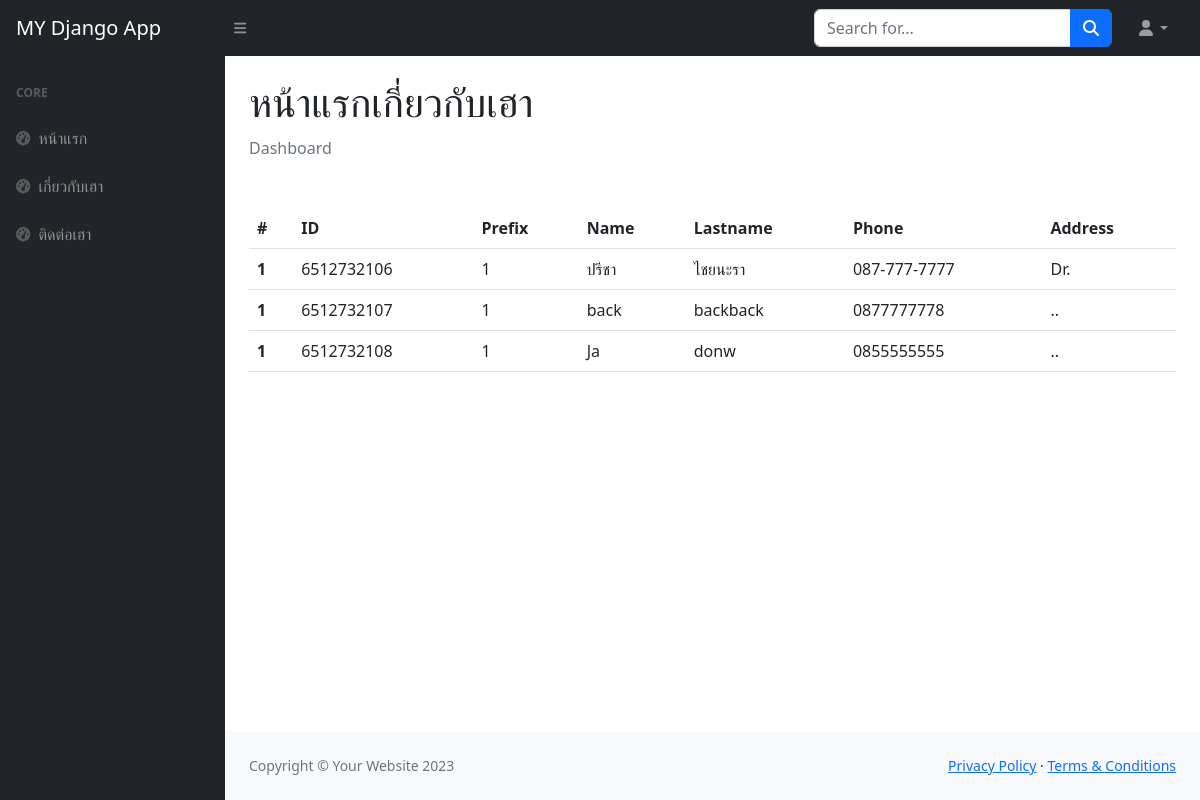
Before: / with the older database file.
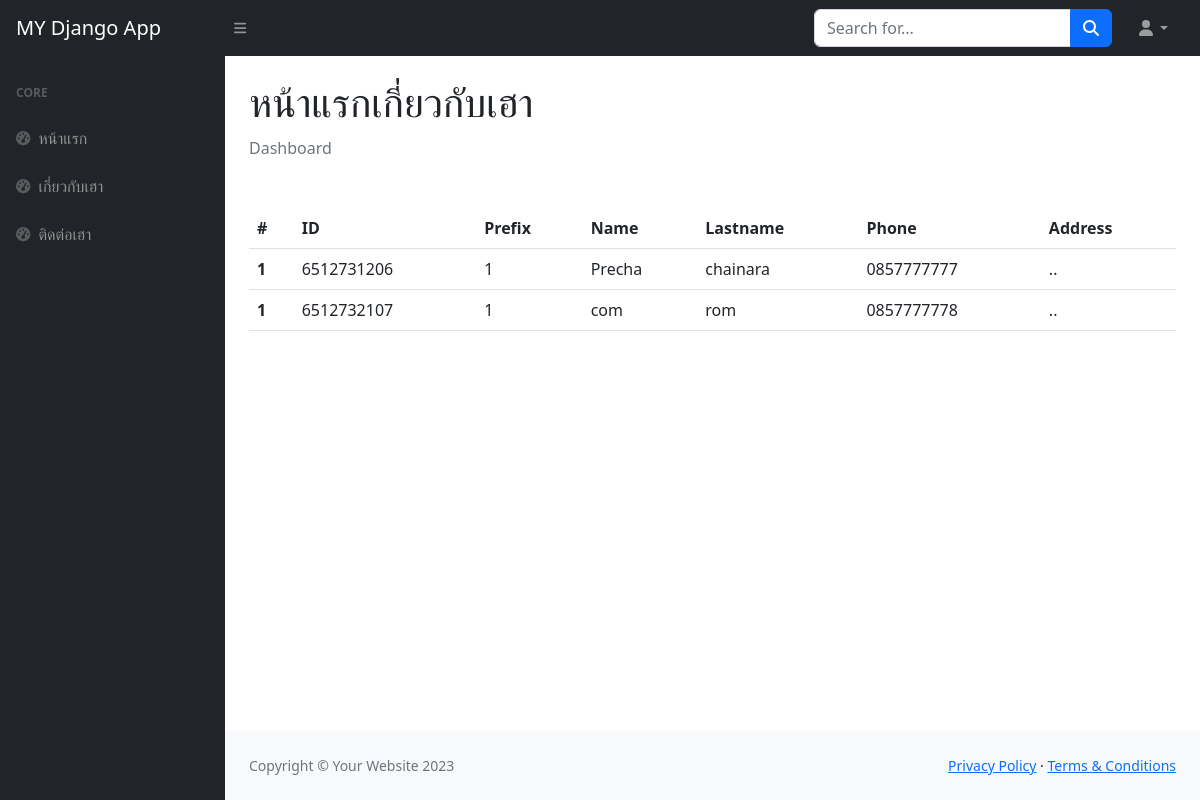
After: the same page with the newer database file.
### webpage/models.py (models this page shows, shortened)
class Student(models.Model):
    std_id = models.IntegerField()
    prefix = models.IntegerField(choices=prefix_choices, default=1)
    name = models.CharField(max_length=255)
    lastname = models.CharField(max_length=255)
    phone = models.CharField(max_length=15)
    address = models.TextField()
    major = models.ForeignKey(Major, on_delete=models.CASCADE, default=1)

### webpage/views.py (the view)
# urls.py: 2. Add a URL to urlpatterns:  path('', views.home, name='home')
def home(request):
    context = {}
    students = models.Student.objects.all().order_by("id")
    context ['students'] = students
    return render (request,'index.html',context)

### templates/index.html (shortened to what this page needs)
{% extends 'base.html' %}
{% block title %} หน้าแรกเกี่ยวกับเฮา {% endblock title %}
{% block content %}
<table class="table">
    <thead>
      <tr>
        <th scope="col">#</th>
        <th scope="col">ID</th>
        <th scope="col">Prefix</th>
        <th scope="col">Name</th>
        <th scope="col">Lastname</th>
        <th scope="col">Phone</th>
        <th scope="col">Address</th>
      </tr>
    </thead>
    <tbody>
      {% for student in students  %}
      <tr>
        <th scope="row">1</th>
        <td>{{ student.std_id }}</td>
        <td>{{ student.prefix }}</td>
        <td>{{ student.name }}</td>
        <td>{{ student.lastname }}</td>
        <td>{{ student.phone }}</td>
        <td>{{ student.address }}</td>
      </tr>
      {% endfor %}
    </tbody>
  </table>
 {% endblock content %}

### templates/base.html (shortened to what this page needs)
{%load static%}
<!DOCTYPE html>
<html lang="en">
    <head>
        <link href="https://cdn.jsdelivr.net/npm/simple-datatables@7.1.2/dist/style.min.css" rel="stylesheet" />
        <link href="{% static 'css/styles.css' %}" rel="stylesheet" />
    </head>
    <body class="sb-nav-fixed">
        <nav class="sb-topnav navbar navbar-expand navbar-dark bg-dark">
            <a class="navbar-brand ps-3" href="{% url 'home' %}">MY Django App</a>
            <button class="btn btn-link btn-sm order-1 order-lg-0 me-4 me-lg-0" id="sidebarToggle" href="#!"><i class="fas fa-bars"></i></button>
            <form class="d-none d-md-inline-block form-inline ms-auto me-0 me-md-3 my-2 my-md-0">
                <div class="input-group">
                    <input class="form-control" type="text" placeholder="Search for..." aria-label="Search for..." aria-describedby="btnNavbarSearch" />
                    <button class="btn btn-primary" id="btnNavbarSearch" type="button"><i class="fas fa-search"></i></button>
                </div>
            </form>
            <ul class="navbar-nav ms-auto ms-md-0 me-3 me-lg-4">
                <li class="nav-item dropdown">
                    <a class="nav-link dropdown-toggle" id="navbarDropdown" href="#" role="button" data-bs-toggle="dropdown" aria-expanded="false"><i class="fas fa-user fa-fw"></i></a>
                </li>
            </ul>
        </nav>
        <div id="layoutSidenav">
            <div id="layoutSidenav_nav">
                <nav class="sb-sidenav accordion sb-sidenav-dark" id="sidenavAccordion">
                    <div class="sb-sidenav-menu">
                        <div class="nav">
                            <div class="sb-sidenav-menu-heading">Core</div>
                            <a class="nav-link" href="{% url 'home' %}">
                                <div class="sb-nav-link-icon"><i class="fas fa-tachometer-alt"></i></div>
                                หน้าแรก
                            </a>
                            <a class="nav-link" href="{% url 'about' %}">
                                <div class="sb-nav-link-icon"><i class="fas fa-tachometer-alt"></i></div>
                                เกี่ยวกับเฮา
                            </a>
                            <a class="nav-link" href="{% url 'contact' %}">
                                <div class="sb-nav-link-icon"><i class="fas fa-tachometer-alt"></i></div>
                                ติดต่อเฮา
                            </a>
                    </div>
                </nav>
            </div>
            <div id="layoutSidenav_content">
                <main>
                    <div class="container-fluid px-4">
                        <h1 class="mt-4">{% block title %} {% endblock title %}</h1>
                        <ol class="breadcrumb mb-4">
                            <li class="breadcrumb-item active">Dashboard</li>
                        </ol>
                    </div>
                <div class="row p-lg-4">
                    <div class="col-mb-12">{% block content %}  {% endblock content %}</div>
                </div>
                </main>
                <footer class="py-4 bg-light mt-auto">
                    <div class="container-fluid px-4">
                        <div class="d-flex align-items-center justify-content-between small">
                            <div class="text-muted">Copyright &copy; Your Website 2023</div>
                            <div>
                                <a href="#">Privacy Policy</a>
                                &middot;
                                <a href="#">Terms &amp; Conditions</a>
                            </div>
                        </div>
                    </div>
                </footer>
            </div>
        </div>
    </body>
</html>

### templates/base.html (style rules this page uses)
h1 { font-family: Prompt; }

Changed rows visible on the page:
removed Student: std_id "6512732108", prefix "1", name "Ja", lastname "donw", phone "0855555555", address ".."
changed Student: std_id "6512732106" → "6512731206"; name "ปรีชา" → "Precha"; lastname "ไชยนะรา" → "chainara"; phone "087-777-7777" → "0857777777"; address "Dr." → ".."
changed Student: name "back" → "com"; lastname "backback" → "rom"; phone "0877777778" → "0857777778"
